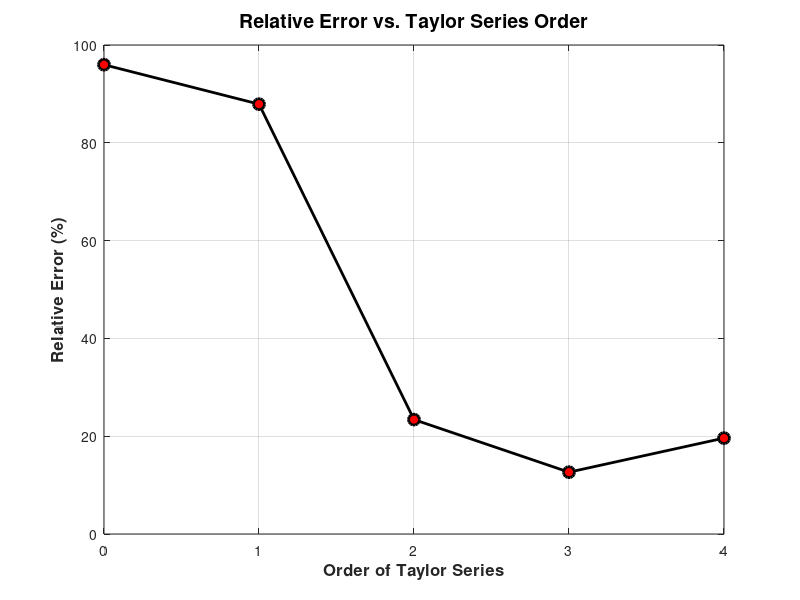

Write the MATLAB code that produced this figure. (Note: this script raises an error after producing the figure.)
%Joshua Umansky
%400234265
%Due Feb 06, 2025
xEval = 3;

realF = xEval^3 - 2*log(xEval);

f0 = @(x) x^3 - 2*log(x);
f1 = @(x) 3*x^2 -2./x;
f2 = @(x) 6*x + 2./(x^2);
f3 = @(x) 6 -4./(x^3);
f4 = @(x) 12./(x^4);

orders = 0:4;
taylor_est = zeros(1, 5);
errors = zeros(1, 5);

for n = orders
    term = 0;
    for k = 0:n
        switch k
            case 0
                term = term + f0(1); % 0th term
            case 1
                term = term + f1(1) * (xEval - 1);
            case 2
                term = term + f2(1) * (xEval - 1)^2 / factorial(2);
            case 3
                term = term + f3(1) * (xEval - 1)^3 / factorial(3);
            case 4
                term = term + f4(1) * (xEval - 1)^4 / factorial(4);
        end
    end
    taylor_est(n+1) = term;
    errors(n+1) = abs((realF - term)/realF);
end

for n = orders
    fprintf('Order:%d     Taylor Estimate: %.6f    Error: %.6f\n', n, taylor_est(n+1), errors(n+1) * 100);
end

figure;
plot(orders, errors * 100, '-ok', 'LineWidth', 2, 'MarkerSize', 8, 'MarkerEdgeColor', 'k', 'MarkerFaceColor', 'r');
xlabel('Order of Taylor Series', 'FontSize', 12, 'FontWeight', 'bold');
ylabel('Relative Error (%)', 'FontSize', 12, 'FontWeight', 'bold');
title('Relative Error vs. Taylor Series Order', 'FontSize', 14, 'FontWeight', 'bold');
grid on;

ax = gca;
ax.GridLineStyle = '-';
ax.GridColor = [0.1, 0.1, 0.1];
ax.GridAlpha = 0.5;

ax.XTick = orders;
ax.YTick = 0:5:max(errors*100);
ax.FontSize = 10;